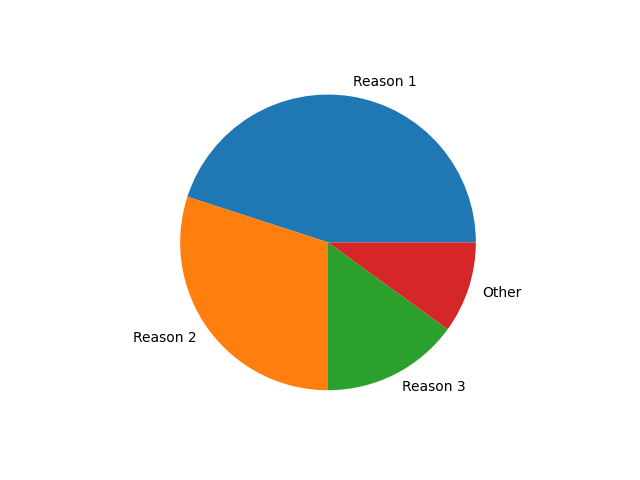

Reproduce this figure in Python.
# Branch push
import matplotlib.pyplot as plt

labels = 'Reason 1', 'Reason 2', 'Reason 3', 'Other'
sizes = [45, 30, 15, 10]

fig, ax = plt.subplots()
ax.pie(sizes, labels=labels)

plt.savefig('pie_chart.png')
